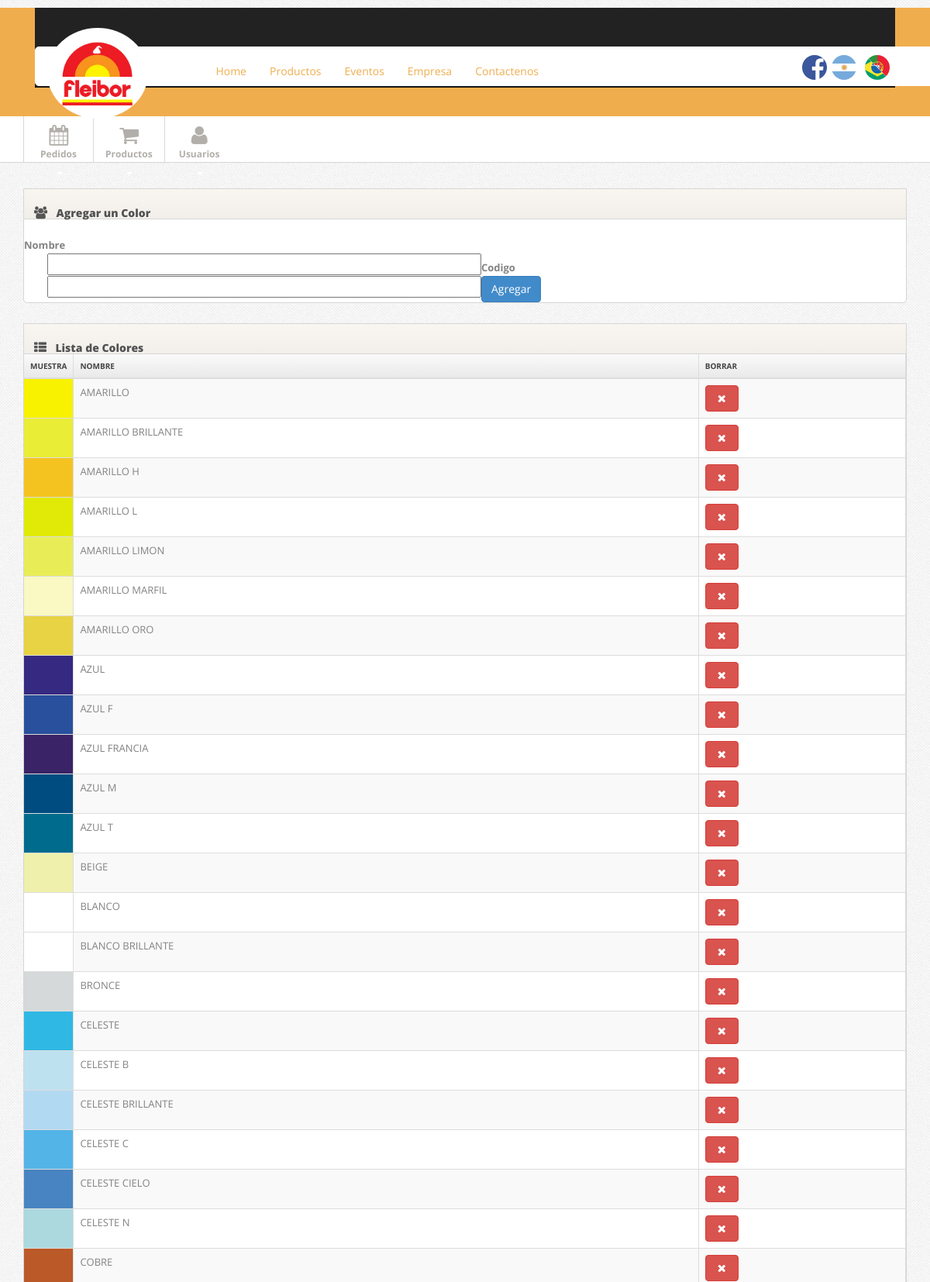
Page /admin/producto-color.php (signed in, upper part) on the committed database.
### tables this page shows
CREATE TABLE IF NOT EXISTS `colores` (
  `id` int(11) NOT NULL AUTO_INCREMENT,
  `nombre` varchar(150) NOT NULL,
  `codigo` varchar(10) NOT NULL,
  PRIMARY KEY (`id`)
);

### admin/class/Product.class.php (called while the page is built, shortened)
<?php
class Producto{
    public function getColores(){
        $mysqli = DataBase::connex();
        $query = '
			SELECT
                *
            FROM
                colores
            ORDER BY
              nombre
            ASC
		';
        $result = $mysqli->query($query);
        if($result->num_rows > 0){
            while ($row = $result->fetch_assoc()){
                $colores[] = $row;
            }
            return $colores;
        }else{
            return false;
        }
    }
}

### admin/producto-color.php (the view, shortened to what this page needs)
<?php
    $product = new Producto();
    $colores = $product->getColores();
?>
<!DOCTYPE html>
<html lang="es">
<head>
    <?php include("includes/style.php"); ?>
</head>
<body>
<?php include("includes/header.php"); ?>
<?php include("includes/menu-admin.php"); ?>
<div class="main">
    <div class="container">
        <div class="widget widget-table action-table">
            <div class="widget-header"> <i class="icon-group"></i>
                <h3>Agregar un Color</h3>
            </div>
            <div class="widget-content" style="padding-top: 15px;">
                <form id="edit-profile" class="form-horizontal" method="POST">
                    <div class="control-group">
                        <label class="control-label" for="nombre">Nombre</label>
                        <div class="controls">
                            <input type="text" class="span6" id="color-nombre" name="nombre">
                        </div>
                    </div>
                    <div class="control-group">
                        <label class="control-label" for="codigo">Codigo</label>
                        <div class="controls">
                            <input type="text" class="span6" id="color-codigo" name="codigo">
                        </div>
                    </div>
                    <div class="form-actions">
                        <button type="submit" class="btn btn-primary">Agregar</button>
                    </div>
                </form>
            </div>
        </div>
        <div class="widget widget-table action-table">
            <div class="widget-header"> <i class="icon-th-list"></i>
                <h3>Lista de Colores</h3>
            </div>
            <div class="widget-content">
                <table class="table table-striped table-bordered">
                    <thead>
                    <tr>
                        <th>Muestra</th>
                        <th>Nombre</th>
                        <th class="td-actions">Borrar</th>
                    </tr>
                    </thead>
                    <tbody>
                    <?php if(!empty($colores)){foreach($colores as $color){ ?>
                        <tr>
                            <td id="nombre-<?php echo $color['id']?>" style="width: 50px; background-color: <?php echo $color['codigo']?>"></td>
                            <td id="nombre-<?php echo $color['id']?>"><?php echo $color['nombre']?></td>
                            <td class="td-actions">
                                <a id="<?php echo $color['id']?>" href="#test-modal" class="btn btn-danger btn-small borrar-usuario"><i class="btn-icon-only icon-remove"> </i></a>
                            </td>
                        </tr>
                    <?php }} ?>
                    </tbody>
                </table>
            </div>
        </div>
    </div>
</div>
</body>
</html>

### admin/css/style.css (style rules this page uses)
body { background: #f9f6f1; font: 13px/1.7em 'Open Sans'; }
input, button, select, textarea { font-family: 'Open Sans'; }
.btn-icon-only { padding-right: 3px; padding-left: 3px; }
.table td { vertical-align: middle; }
.table-bordered th { background: #E9E9E9; background:-moz-linear-gradient(top, #FAFAFA 0%, #E9E9E9 100%); background:-webkit-gradient(linear, left top, left bottom, color-stop(0%,#FAFAFA), color-stop(100%,#E9E9E9)); background:-webkit-linear-gradient(top, #FAFAFA 0%,#E9E9E9 100%); background:-o-linear-gradient(top, #FAFAFA 0%,#E9E9E9 100%); background:-ms-linear-gradient(top, #FAFAFA 0%,#E9E9E9 100%); background:linear-gradient(top, #FAFAFA 0%,#E9E9E9 100%); filter: progid:DXImageTransform.Microsoft.gradient(startColorstr='#FAFAFA', endColorstr='#E9E9E9'); -ms-filter: "progid:DXImageTransform.Microsoft.gradient(startColorstr='#FAFAFA', endColorstr='#E9E9E9')"; font-size: 10px; color: #444; text-transform: uppercase; }
.main { padding-bottom: 2em; border-bottom: 1px solid #000; }
.widget { position: relative; clear: both; width: auto; margin-bottom: 2em; overflow: hidden; }
.widget-header { position: relative; height: 40px; line-height: 40px; background: #f9f6f1; background:-moz-linear-gradient(top, #f9f6f1 0%, #f2efea 100%); background:-webkit-gradient(linear, left top, left bottom, color-stop(0%,#f9f6f1), color-stop(100%,#f2efea)); background:-webkit-linear-gradient(top, #f9f6f1 0%,#f2efea 100%); background:-o-linear-gradient(top, #f9f6f1 0%,#f2efea 100%); background:-ms-linear-gradient(top, #f9f6f1 0%,#f2efea 100%); background:linear-gradient(top, #f9f6f1 0%,#f2efea 100%); filter: progid:DXImageTransform.Microsoft.gradient(startColorstr='#f9f6f1', endColorstr='#f2efea'); -ms-filter: "progid:DXImageTransform.Microsoft.gradient(startColorstr='#f9f6f1', endColorstr='#f2efea')"; border: 1px solid #d6d6d6; -webkit-background-clip: padding-box; }
.widget-header h3 { position: relative; top: 2px; left: 10px; display: inline-block; margin-right: 3em; font-size: 14px; font-weight: 800; color: #525252; line-height: 18px; text-shadow: 1px 1px 2px rgba(255,255,255,.5); }
.widget-header [class^="icon-"], .widget-header [class*=" icon-"] { display: inline-block; margin-left: 13px; margin-right: -2px; font-size: 16px; color: #555; vertical-align: middle; }
.widget-content { padding: 20px 15px 15px; background: #FFF; border: 1px solid #D5D5D5; -moz-border-radius: 5px; -webkit-border-radius: 5px; border-radius: 5px; }
.widget-header+.widget-content { border-top: none; -webkit-border-top-left-radius: 0; -webkit-border-top-right-radius: 0; -moz-border-radius-topleft: 0; -moz-border-radius-topright: 0; border-top-left-radius: 0; border-top-right-radius: 0; }
.widget-content:before, .widget-content:after { content:""; display:table; }
.widget-content:after { clear:both; }
.widget-content { zoom:1; }
.widget-table .widget-content { padding: 0; }
.widget-table .table { margin-bottom: 0; border: none; }
.widget-table .table tr td:first-child { border-left: none; }
.widget-table .table tr th:first-child { border-left: none; }

### libs/template-admin/css/pages/signin.css (style rules this page uses)
body { background: url(../../img/body-bg.png); color:#838383; font: 13px/1.7em 'Open Sans'; }

### rows in the picture
colores: nombre "AMARILLO"
colores: nombre "AMARILLO BRILLANTE"
colores: nombre "AMARILLO H"
colores: nombre "AMARILLO L"
colores: nombre "AMARILLO LIMON"
colores: nombre "AMARILLO MARFIL"
colores: nombre "AMARILLO ORO"
colores: nombre "AZUL"
colores: nombre "AZUL F"
colores: nombre "AZUL FRANCIA"
colores: nombre "AZUL M"
colores: nombre "AZUL T"
colores: nombre "BEIGE"
colores: nombre "BLANCO"
colores: nombre "BLANCO BRILLANTE"
colores: nombre "BRONCE"
colores: nombre "CELESTE"
colores: nombre "CELESTE B"
colores: nombre "CELESTE BRILLANTE"
colores: nombre "CELESTE C"
colores: nombre "CELESTE CIELO"
colores: nombre "CELESTE N"
colores: nombre "COBRE"
